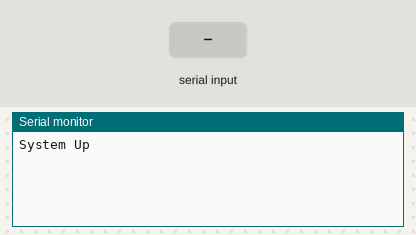
This sketch was run on a simulated Arduino Mega 2560, built with avr-gcc and run on an emulated ATmega2560. On the bench: the last lines printed to the serial monitor. The test bench sets the inputs (shaded band).

Above: at 1.2 s.
1.3 s: "1" received over the second serial link
At 2.5 s:
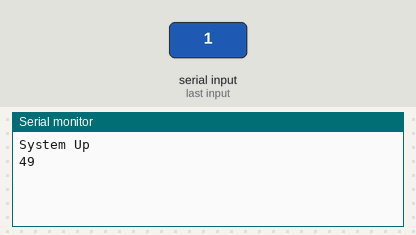
2.8 s: "0" received over the second serial link
At 3.7 s:
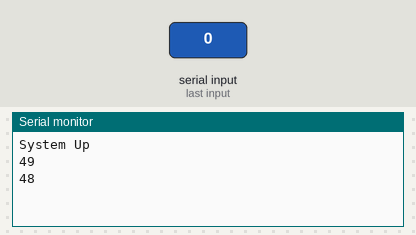
4.3 s: "2" received over the second serial link
At 4.9 s:
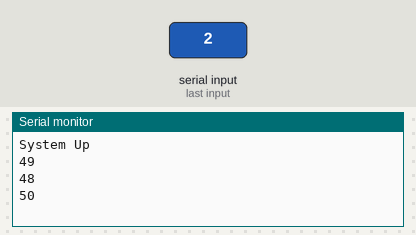

Measured:
- after the input at 1.3 s, the serial monitor: prints a new line at once (image 1)
- after the input at 2.8 s, the serial monitor: prints a new line at once (image 2)
- after the input at 4.3 s, the serial monitor: prints a new line at once (image 3)

The sketch:

Bttest01.ino
```cpp
void setup()
{
 Serial.begin(9600);
 Serial.println("System Up");
 Serial2.begin(9600);
}

void loop()
{
 if (Serial2.available())
   Serial.println(Serial2.read());

}
```
